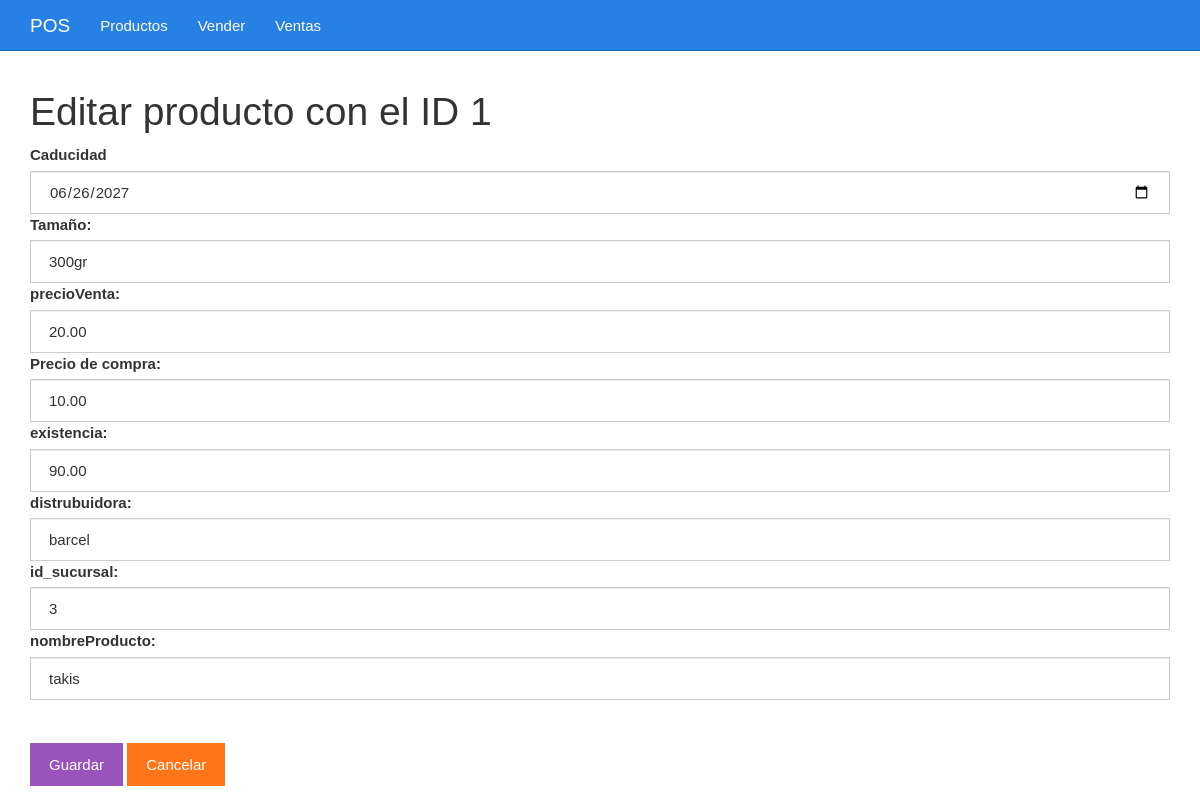
Screenshot of /editar.php?id=1 with the database file from the repository.
### tables this page shows
CREATE TABLE `productos` (
  `id` bigint(20) UNSIGNED NOT NULL,
  `caducidad` date NOT NULL,
  `tamaño` varchar(50) NOT NULL,
  `precioVenta` decimal(5,2) NOT NULL,
  `precioCompra` decimal(5,2) NOT NULL,
  `existencia` decimal(5,2) NOT NULL,
  `distrubuidora` varchar(50) NOT NULL,
  `id_sucursal` int(11) NOT NULL,
  `nombreProducto` varchar(50) NOT NULL
);

### editar.php (the view, shortened to what this page needs)
<?php
$id = $_GET["id"];
include_once "base_de_datos.php";
$sentencia = $base_de_datos->prepare("SELECT * FROM productos WHERE id = ?;");
$sentencia->execute([$id]);
$producto = $sentencia->fetch(PDO::FETCH_OBJ);
?>
<?php include_once "encabezado.php" ?>
	<div class="col-xs-12">
		<h1>Editar producto con el ID <?php echo $producto->id; ?></h1>
		<form method="post" action="guardarDatosEditados.php">
			<label for="caducidad">Caducidad</label>
			<input value="<?php echo $producto->caducidad ?>" class="form-control" name="caducidad" required type="date" id="caducidad" placeholder="Escribe el código">
			<label for="tamaño">Tamaño:</label>
			<input value="<?php echo $producto->tamaño ?>" class="form-control" name="tamaño" required type="text" id="tamaño" placeholder="Precio de venta">
			<label for="tamaño">precioVenta:</label>
			<input value="<?php echo $producto->precioVenta ?>" class="form-control" name="precioVenta" required type="number" id="precioVenta" placeholder="Precio de venta">
			<label for="precioCompra">Precio de compra:</label>
			<input value="<?php echo $producto->precioCompra ?>" class="form-control" name="precioCompra" required type="number" id="precioCompra" placeholder="Precio de compra">
			<label for="existencia">existencia:</label>
			<input value="<?php echo $producto->existencia ?>" class="form-control" name="existencia" required type="number" id="existencia" placeholder="Cantidad o existencia">
			<label for="distrubuidora">distrubuidora:</label>
			<input value="<?php echo $producto->distrubuidora ?>" class="form-control" name="distribuidora" required type="text" id="distribuidora" placeholder="distribuidora">
			<label for="id_sucursal">id_sucursal:</label>
			<input value="<?php echo $producto->id_sucursal ?>" class="form-control" name="id_sucursal" required type="text" id="id_sucursal" placeholder="id_sucursal">
			<label for="nombreProducto">nombreProducto:</label>
			<input value="<?php echo $producto->nombreProducto ?>" class="form-control" name="nombreProducto" required type="text" id="nombreProducto" placeholder="nombreProducto">
			<br><br><input class="btn btn-info" type="submit" value="Guardar">
			<a class="btn btn-warning" href="./listar.php">Cancelar</a>
		</form>
	</div>
<?php include_once "pie.php" ?>

### css/estilo.css (style rules this page uses)
body { padding-top: 70px; }

### rows the page displays
productos: id "1", caducidad "06/26/2027", tamaño "300gr", precioVenta "20.00", precioCompra "10.00", existencia "90.00", distribuidora "barcel", id_sucursal "3", nombreProducto "takis"
